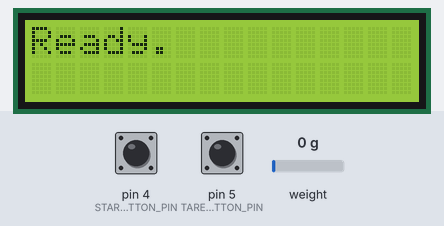
The sketch below on a simulated Arduino Uno, built with avr-gcc and run on an emulated ATmega328P. On the bench: 16×2 character LCD. The inputs (shaded band) are chosen by the test bench; at power-on: pin 5 (TARE_BUTTON_PIN) HIGH, pin 4 (START_BUTTON_PIN) HIGH, weight on the scale 0 g. What the sketch prints to the serial monitor is not drawn.

Above: at 8.4 s.
8.5 s: pin 5 (TARE_BUTTON_PIN) pulled LOW for 0.15 s
At 8.9 s:
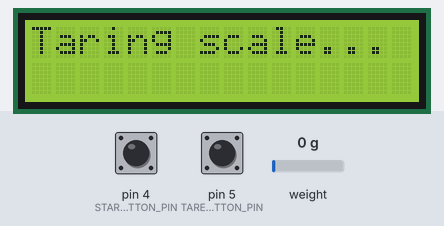
11.6 s: pin 4 (START_BUTTON_PIN) pulled LOW for 1 s
At 12.0 s:
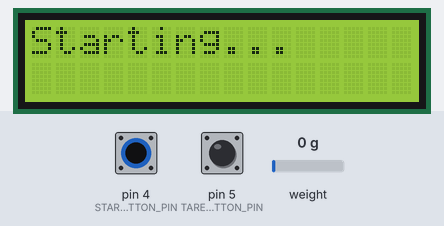
14.2 s: pin 4 (START_BUTTON_PIN) pulled LOW for 0.15 s
At 15.2 s:
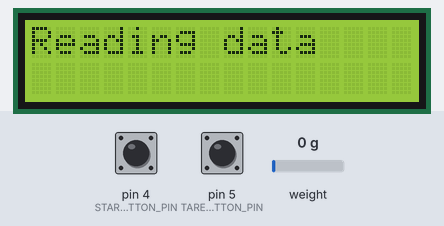
16.2 s: pin 4 (START_BUTTON_PIN) pulled LOW for 3.2 s
At 16.6 s:
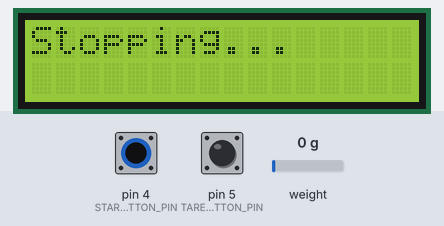
Timing chart, 0 to 19.2 s (numbered marks = the images above; inputs shaded):
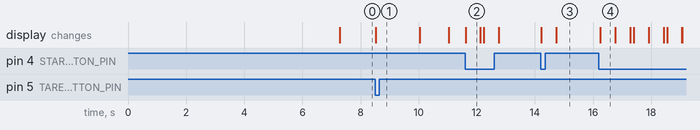

Measured:
- after the input at 8.5 s, the display: changes at once (image 1)
- after the input at 11.6 s, the display: changes at once (image 2)
- after the input at 14.2 s, the display: first changes at once (image 3 shows a later state)
- after the input at 16.2 s, the display: changes after 0.05 s (image 4)
- what the display in image 2 shows lasts 0.5 s, from 11.6 s to 12.1 s

The sketch:

uroflowmeter.ino
```cpp
#include "HX711.h"
#include <Wire.h>
#include <hd44780.h>
#include <hd44780ioClass/hd44780_I2Cexp.h>

// HX711 scale
#define LOADCELL_DOUT_PIN 6
#define LOADCELL_SCK_PIN 7

// Buttons
#define START_BUTTON_PIN 4
#define TARE_BUTTON_PIN 5

// States
#define STATE_IDLE 0
#define STATE_TARE 1
#define STATE_READING 2

// Scale
HX711 scale;

// declare lcd object: auto locate & auto config expander chip
hd44780_I2Cexp lcd;

// LCD geometry
const int LCD_COLS = 16;
const int LCD_ROWS = 2;

float reading = 0.0;
float lastreading = 0.0;

int currentState = STATE_IDLE;

unsigned long startTimer;

void setup() {
  // Initialize the buttons
  pinMode(START_BUTTON_PIN, INPUT_PULLUP);
  pinMode(TARE_BUTTON_PIN, INPUT_PULLUP);

  // Initialize the LCD
  lcd.begin(LCD_COLS, LCD_ROWS);

  Serial.begin(115200);
  Serial.println("HX711 Demo");

  Serial.println("Initializing the scale");
  lcd.print("Initializing...");

  // Initialize library with data output pin, clock input pin and gain factor.
  // Channel selection is made by passing the appropriate gain:
  // - With a gain factor of 64 or 128, channel A is selected
  // - With a gain factor of 32, channel B is selected
  // By omitting the gain factor parameter, the library
  // default "128" (Channel A) is used here.
  scale.begin(LOADCELL_DOUT_PIN, LOADCELL_SCK_PIN);

  Serial.println("Before setting up the scale:");

  // print a raw reading from the ADC
  Serial.print("read: \t\t");
  Serial.println(scale.read());

  // print the average of 20 readings from the ADC
  Serial.print("read average: \t\t");
  Serial.println(scale.read_average(20));

  // print the average of 5 readings from the ADC minus the tare weight (not set yet)
  Serial.print("get value: \t\t");
  Serial.println(scale.get_value(5));

  // print the average of 5 readings from the ADC minus tare weight (not set) divided
  // by the SCALE parameter (not set yet)
  Serial.print("get units: \t\t");
  Serial.println(scale.get_units(5), 1);

  // this value is obtained by calibrating the scale with known weights; see the README for details
  scale.set_scale(1103.f);

  // reset the scale to 0
  scale.tare();

  Serial.println("After setting up the scale:");

  // print a raw reading from the ADC
  Serial.print("read: \t\t");
  Serial.println(scale.read());

  // print the average of 20 readings from the ADC
  Serial.print("read average: \t\t");
  Serial.println(scale.read_average(20));

  // print the average of 5 readings from the ADC minus the tare weight, set with tare()
  Serial.print("get value: \t\t");
  Serial.println(scale.get_value(5));

  // print the average of 5 readings from the ADC minus tare weight, divided
  // by the SCALE parameter set with set_scale
  Serial.print("get units: \t\t");
  Serial.println(scale.get_units(5), 1);

  Serial.println("Ready.");
  lcd.clear();
  lcd.print("Ready.");
  // put the ADC in sleep mode
  scale.power_down();
}

void loop() {
  switch (currentState) {
    case STATE_IDLE:
      if (digitalRead(START_BUTTON_PIN) == LOW) {
        currentState = STATE_READING;
        start();
      }
      if (digitalRead(TARE_BUTTON_PIN) == LOW) {
        currentState = STATE_TARE;
        tare();
      }
      break;
    case STATE_READING:
      read();
      if (digitalRead(START_BUTTON_PIN) == LOW) {
        currentState = STATE_IDLE;
        stop();
      }
      break;
  }
}

void tare() {
  Serial.println("Taring scale...");

  lcd.clear();
  lcd.print("Taring scale...");

  scale.power_up();
  scale.tare();
  delay(500);
  scale.power_down();

  currentState = STATE_IDLE;

  Serial.println("Scale tared.");

  lcd.clear();
  lcd.print("Scale tared.");

  delay(1000);

  lcd.clear();
  lcd.print("Ready.");
}

void start() {
  Serial.println("Starting...");

  lcd.clear();
  lcd.print("Starting...");

  scale.power_up();
  delay(500);
  startTimer = millis();

  Serial.println("Started.");
  Serial.println("BEGIN DATA");

  lcd.clear();
  lcd.print("Reading data");
}

void stop() {
  Serial.println("END DATA");
  Serial.println("Stopping...");

  lcd.clear();
  lcd.print("Stopping...");

  scale.power_down();
  delay(500);

  Serial.println("Stopped.");

  lcd.clear();
  lcd.print("Ready.");
}

void read() {
  Serial.print(millis() - startTimer);
  Serial.print("|");
  Serial.println(scale.get_units(), 2);
}
```
